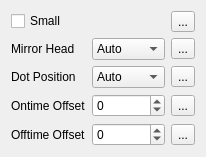
<?xml version="1.0" encoding="UTF-8"?>
<ui version="4.0">
 <class>InspectorNote</class>
 <widget class="QWidget" name="InspectorNote">
  <property name="geometry">
   <rect>
    <x>0</x>
    <y>0</y>
    <width>206</width>
    <height>151</height>
   </rect>
  </property>
  <property name="windowTitle">
   <string>Form</string>
  </property>
  <layout class="QVBoxLayout" name="verticalLayout">
   <item>
    <layout class="QGridLayout" name="gridLayout">
     <item row="3" column="0">
      <widget class="QLabel" name="label_3">
       <property name="text">
        <string>Ontime Offset</string>
       </property>
      </widget>
     </item>
     <item row="0" column="2">
      <widget class="QToolButton" name="resetSmall">
       <property name="toolTip">
        <string>reset value</string>
       </property>
       <property name="text">
        <string>...</string>
       </property>
       <property name="icon">
        <iconset resource="musescore.qrc">
         <normaloff>:/data/icons-dark/resetproperty.png</normaloff>:/data/icons-dark/resetproperty.png</iconset>
       </property>
      </widget>
     </item>
     <item row="3" column="2">
      <widget class="QToolButton" name="resetOntimeOffset">
       <property name="toolTip">
        <string>reset value</string>
       </property>
       <property name="text">
        <string>...</string>
       </property>
       <property name="icon">
        <iconset resource="musescore.qrc">
         <normaloff>:/data/icons-dark/resetproperty.png</normaloff>:/data/icons-dark/resetproperty.png</iconset>
       </property>
      </widget>
     </item>
     <item row="0" column="0" colspan="2">
      <widget class="QCheckBox" name="small">
       <property name="text">
        <string>Small</string>
       </property>
      </widget>
     </item>
     <item row="1" column="0">
      <widget class="QLabel" name="label">
       <property name="text">
        <string>Mirror Head</string>
       </property>
      </widget>
     </item>
     <item row="4" column="0">
      <widget class="QLabel" name="label_2">
       <property name="text">
        <string>Offtime Offset</string>
       </property>
      </widget>
     </item>
     <item row="3" column="1">
      <widget class="QSpinBox" name="ontimeOffset">
       <property name="minimum">
        <number>-9999</number>
       </property>
       <property name="maximum">
        <number>9999</number>
       </property>
      </widget>
     </item>
     <item row="4" column="1">
      <widget class="QSpinBox" name="offtimeOffset">
       <property name="minimum">
        <number>-9999</number>
       </property>
       <property name="maximum">
        <number>9999</number>
       </property>
      </widget>
     </item>
     <item row="4" column="2">
      <widget class="QToolButton" name="resetOfftimeOffset">
       <property name="toolTip">
        <string>reset value</string>
       </property>
       <property name="text">
        <string>...</string>
       </property>
       <property name="icon">
        <iconset resource="musescore.qrc">
         <normaloff>:/data/icons-dark/resetproperty.png</normaloff>:/data/icons-dark/resetproperty.png</iconset>
       </property>
      </widget>
     </item>
     <item row="1" column="1">
      <widget class="QComboBox" name="mirrorHead">
       <item>
        <property name="text">
         <string>Auto</string>
        </property>
       </item>
       <item>
        <property name="text">
         <string>Left</string>
        </property>
       </item>
       <item>
        <property name="text">
         <string>Right</string>
        </property>
       </item>
      </widget>
     </item>
     <item row="1" column="2">
      <widget class="QToolButton" name="resetMirrorHead">
       <property name="toolTip">
        <string>reset value</string>
       </property>
       <property name="text">
        <string>...</string>
       </property>
       <property name="icon">
        <iconset resource="musescore.qrc">
         <normaloff>:/data/icons-dark/resetproperty.png</normaloff>:/data/icons-dark/resetproperty.png</iconset>
       </property>
      </widget>
     </item>
     <item row="2" column="0">
      <widget class="QLabel" name="label_4">
       <property name="text">
        <string>Dot Position</string>
       </property>
      </widget>
     </item>
     <item row="2" column="1">
      <widget class="QComboBox" name="dotPosition">
       <item>
        <property name="text">
         <string>Auto</string>
        </property>
       </item>
       <item>
        <property name="text">
         <string>Top</string>
        </property>
       </item>
       <item>
        <property name="text">
         <string>Bottom</string>
        </property>
       </item>
      </widget>
     </item>
     <item row="2" column="2">
      <widget class="QToolButton" name="resetDotPosition">
       <property name="toolTip">
        <string>reset value</string>
       </property>
       <property name="text">
        <string>...</string>
       </property>
       <property name="icon">
        <iconset resource="musescore.qrc">
         <normaloff>:/data/icons-dark/resetproperty.png</normaloff>:/data/icons-dark/resetproperty.png</iconset>
       </property>
      </widget>
     </item>
    </layout>
   </item>
  </layout>
 </widget>
 <resources>
  <include location="musescore.qrc"/>
 </resources>
 <connections/>
</ui>
